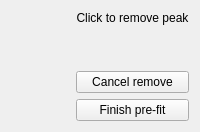
         <widget class="QWidget" name="peakFit1Tab">
          <attribute name="title">
           <string>Pre peak fitting</string>
          </attribute>
          <layout class="QHBoxLayout" name="horizontalLayout_8">
           <item>
            <widget class="QWidget" name="peak1Widget" native="true">
             <property name="sizePolicy">
              <sizepolicy hsizetype="Expanding" vsizetype="Preferred">
               <horstretch>0</horstretch>
               <verstretch>0</verstretch>
              </sizepolicy>
             </property>
            </widget>
           </item>
           <item>
            <layout class="QVBoxLayout" name="verticalLayout_9">
             <item>
              <widget class="QLabel" name="label_11">
               <property name="sizePolicy">
                <sizepolicy hsizetype="Preferred" vsizetype="Preferred">
                 <horstretch>0</horstretch>
                 <verstretch>0</verstretch>
                </sizepolicy>
               </property>
               <property name="text">
                <string>Click to remove peak</string>
               </property>
               <property name="alignment">
                <set>Qt::AlignCenter</set>
               </property>
              </widget>
             </item>
             <item>
              <spacer name="verticalSpacer_2">
               <property name="orientation">
                <enum>Qt::Vertical</enum>
               </property>
               <property name="sizeHint" stdset="0">
                <size>
                 <width>20</width>
                 <height>40</height>
                </size>
               </property>
              </spacer>
             </item>
             <item>
              <widget class="QPushButton" name="peak1CancelPushButton">
               <property name="sizePolicy">
                <sizepolicy hsizetype="Preferred" vsizetype="Fixed">
                 <horstretch>0</horstretch>
                 <verstretch>0</verstretch>
                </sizepolicy>
               </property>
               <property name="text">
                <string>Cancel remove</string>
               </property>
              </widget>
             </item>
             <item>
              <widget class="QPushButton" name="peak1FinishPushButton">
               <property name="sizePolicy">
                <sizepolicy hsizetype="Preferred" vsizetype="Fixed">
                 <horstretch>0</horstretch>
                 <verstretch>0</verstretch>
                </sizepolicy>
               </property>
               <property name="text">
                <string>Finish pre-fit</string>
               </property>
              </widget>
             </item>
            </layout>
           </item>
          </layout>
         </widget>
